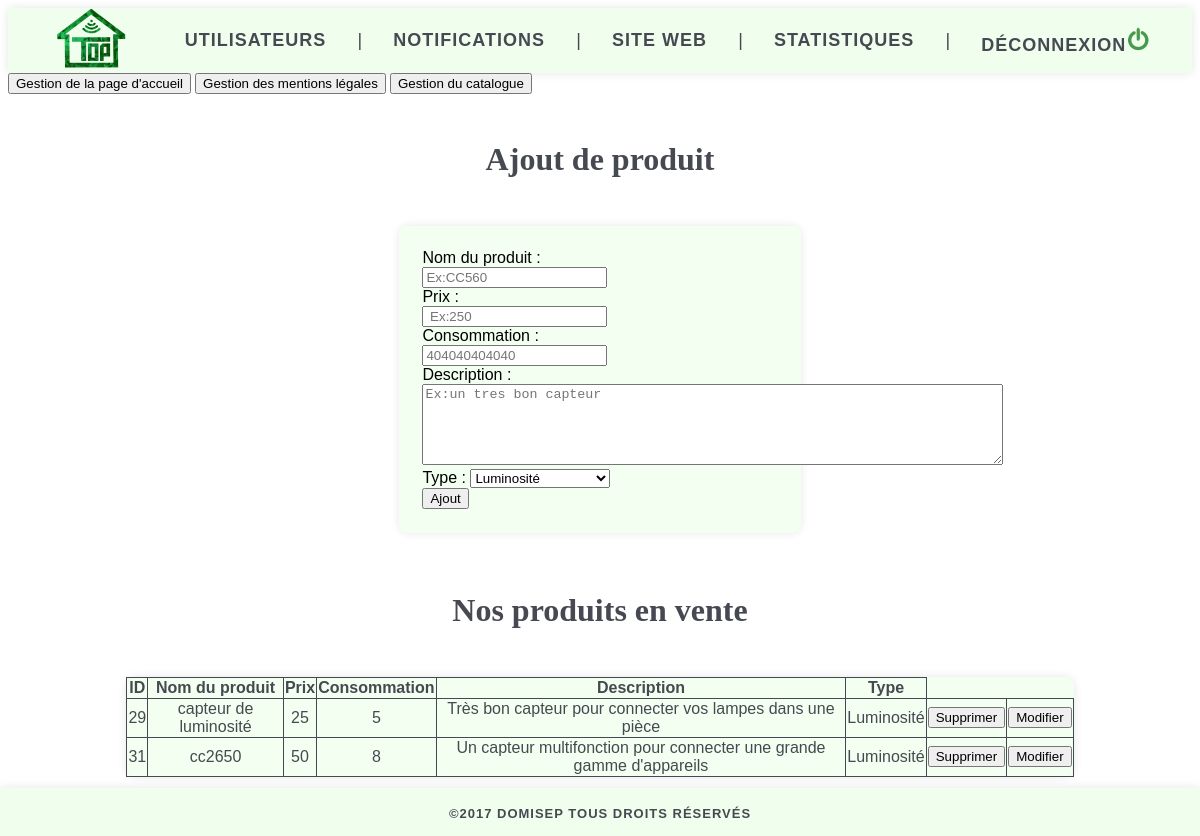
The app's page /index.php?page=admin_catalogue (signed in) with its own data.
### tables this page shows
CREATE TABLE `catalogue` (
  `ID` int(11) NOT NULL,
  `product_name` varchar(255) DEFAULT NULL,
  `price` int(11) DEFAULT NULL,
  `conso` int(11) DEFAULT NULL,
  `description` text,
  `ID_type` int(11) NOT NULL
);

CREATE TABLE `type_device` (
  `ID_type` int(11) NOT NULL,
  `Nom` text NOT NULL
);

### admin/model/admin_catalogue_model.php (the view, shortened to what this page needs)
 <?php
function get_device_category($bdd){
    $reponse = $bdd->query('SELECT * FROM type_device');
    while ($donnees=$reponse->fetch())
    {
        echo '<option value="'; echo $donnees['ID_type']; echo '">'; echo $donnees['Nom']; echo '</option>';
    }
function idtotype($bdd,$id){
    $reponse = $bdd->query("SELECT Nom FROM type_device WHERE ID_type = $id");
    while ($donnees = $reponse->fetch())
    {
    echo "<td>"; echo($donnees['Nom']); echo"</td>";
    }
}
function idtotype2($bdd,$id)
{
    $reponse = $bdd->query("SELECT Nom FROM type_device WHERE ID_type = $id");
}
function show_product($bdd){
    $reponse = $bdd->query('SELECT * FROM catalogue');
    while ($donnees = $reponse->fetch())
    {
        echo '<tr>
        <td>'; echo($donnees['ID']); echo'</td>
        <td>'; echo($donnees['product_name']); echo'</td>
        <td>'; echo($donnees['price']); echo '</td>
        <td>'; echo($donnees['conso']); echo '</td>
        <td>'; echo($donnees['description']); echo '</td>';
        idtotype($bdd,$donnees['ID_type']);
        echo '<td><form method="POST" action="">
        <label><input type="hidden" value="'; echo($donnees['ID']);echo'"  name="ID" id="text2" /></label>
        <input type="submit" value="Supprimer" name="supprimer"/>
        </form>
        </td>
        <td><form method="POST" action="">
        <label><input type="hidden" value="'; echo($donnees['product_name']);echo'"  name="product_name_modif" id="text2" /></label>
        <label><input type="hidden" value="'; echo($donnees['price']);echo'"  name="pricemodif" id="text2" /></label>
        <label><input type="hidden" value="'; echo($donnees['conso']);echo'"  name="consomodif" id="text2" /></label>
        <label><input type="hidden" value="'; echo($donnees['description']);echo'"  name="descriptionmodif" id="text2" /></label>
        <label><input type="hidden" value="'; idtotype2($bdd,$donnees['ID_type']);echo'"  name="ID_typemodif" id="text2" /></label>
        <label><input type="hidden" value="'; echo($donnees['ID']);echo'"  name="ID" id="text2" /></label>
        <input type="submit" value="Modifier" name="modifier"/>
		</form>
		</td>
        </tr>';
    }
}
}
?>

### functions/functions_general.php (shortened to what this page needs)
<?php
function head($page,$localisation){
    ?>
    <!DOCTYPE html>
    	<html>
    	<head>
    		<link rel='stylesheet' href='style.css' />
    	</head>
    	<body background='promo_website/images/wallpaper.png'>
<?php }?>
<?php
function header_1($statut)
{
    switch  ($statut)
    {
        case 'admin' :
            header_admin();
            break;
    }
}
?>
<?php
function endOfFile(){
    ?>
    </body>
    </html>
<?php }?>

### functions/functions_header.php (shortened to what this page needs)
<?php
function header_admin(){ ?>
<header class='code_header'>
	<div class="element_logo"><a href='index.php?page=admin_user_list'><img class = img src="promo_website/images/logopetit.png" alt="Logo" title="Logo"/></a></div>
    <div class="element_texte"><a href='index.php?page=admin_user_list'>Utilisateurs</a></div>
    <div class="element_texte">|</div>
    <div class="element_texte"><a href='index.php?page=admin_alert'>Notifications</a></div>
    <div class="element_texte">|</div>
    <div class="element_texte"><a href='index.php?page=admin_faq'>Site web</a></div>
    <div class="element_texte">|</div>
    <div class="element_texte"><a href='index.php?page=admin_statistics'>Statistiques</a></div>
    <div class="element_texte">|</div>
    <div class="element_texte"><a href='index.php?page=deconnection'>Déconnexion<img class = img src="promo_website/images/logout.png" alt="Log out" title="Log out"/></a></div>
</header>
<?php } ?>

### index.php (shortened to what this page needs)
<?php
$localisation="D:/MAMP/htdocs/soutenance finale/";
require ($localisation.'functions/functions_general.php');
require ($localisation.'functions/functions_header.php');
require ($localisation.'functions/functions_footer.php');
    head($_GET['page'],$localisation);
    header_1($_SESSION['statut']);
    switch ($_SESSION['statut']){
        case 'admin' :
            switch ($_GET['page'])
            {
        	   case 'admin_catalogue':
            	   require ($localisation.'admin/controller/admin_catalogue_controller.php');
            	   break;
            }
            break;
    }
footer($_SESSION['statut']);
endOfFile();

### admin/controller/admin_catalogue_controller.php (shortened to what this page needs)
<?php
require ($localisation.'admin/model/admin_catalogue_model.php');
if (isset($_POST['submit']))
    {
    add_product($bdd,(input_securisation($_POST['product_name'])),(input_securisation($_POST['price'])),(input_securisation($_POST['conso'])),(input_securisation($_POST['description'])),(input_securisation($_POST['type_device'])));
    require ($localisation.'admin/view/admin_catalogue_view.php');
    }
else
{
    if (isset($_POST['supprimer']))
    {
    del_product($bdd,(input_securisation($_POST['ID'])));
    require ($localisation.'admin/view/admin_catalogue_view.php');
    }
    else
    {
        if(isset($_POST['modifier']))
        {
            require ($localisation.'admin/view/admin_catalogue_modif_view.php');
        }
        else
        {
            if (isset($_POST['modifier2']))
            {
                modif_product($bdd,(input_securisation($_POST['ID'])),(input_securisation($_POST['product_namemodif'])),(input_securisation($_POST['pricemodif'])),(input_securisation($_POST['consomodif'])),(input_securisation($_POST['descriptionmodif'])),(input_securisation($_POST['type_device_modif'])));
                require ($localisation.'admin/view/admin_catalogue_view.php');
            }
            else
            {
                require ($localisation.'admin/view/admin_catalogue_view.php');
            }
        }
    }
}
?>

### admin/view/admin_catalogue_view.php
<a href="index.php?page=admin_homepage_management"><input type="button" value="Gestion de la page d'accueil"></a>
<a href="index.php?page=admin_mentions_legales"><input type="button" value='Gestion des mentions légales'></a>
<a href="index.php?page=admin_catalogue"><input type="button" value ='Gestion du catalogue'></a>
<h1 id='ajout_produit_titre'>Ajout de produit</h1>
    <div id='ajout_produit'>
        <form method='POST' action=''>
            <label>Nom du produit : <br><input type='text' name='product_name' class='product_name' placeholder='Ex:CC560'autofocus required maxlength=256/> </label><br>
            <label>Prix : <br><input type='tel' name='price' class='price' placeholder=' Ex:250'required/></label><br>
            <label>Consommation : <br><input type='tel'name='conso' class='conso' placeholder='404040404040' required maxlength=256/></label><br>
            <label>Description : <textarea rows='5' cols='70' name='description' class='description' placeholder='Ex:un tres bon capteur' required></textarea></label><br>
            <label>Type : <select id='type_device' name='type_device'>
            <?php get_device_category($bdd); ?>
            </select></label><br/>
            <label><input type='submit' name='submit' class='ajout' value='Ajout'/></label>
        </form>
    </div>
    <div id='montrer_produit'>
        <h1 id='montre_produit_titre'>Nos produits en vente</h1>
    <table id='table_produit'>
    <tr>
    <td><b>ID</b></td>
    <td><b>Nom du produit</b></td>
    <td><b>Prix</b></td>
    <td><b>Consommation</b></td>
    <td><b>Description</b></td>
    <td><b>Type</b></td>
    <?php show_product($bdd); ?>
    </table>
</div>

### functions/functions_footer.php (shortened to what this page needs)
<?php
function footer($statut){
    if ($statut=='admin')
        footer_admin();
    else
        footer_website();
}
function footer_website(){ ?>
<?php }
function footer_admin(){ ?>
<footer>
     <div id="conteneur-footer" style='display : center'>
       <div class="element_footer">©2017 <a href="#">Domisep</a> tous droits réservés </div>
   </div>
</footer>
<?php } ?>

### style.css (style rules this page uses)
.code_header { display: flex; justify-content: space-around; font-family: Helvetica, sans-serif; font-size: large; background-color: #F0FFED; box-shadow: 0 0 10px rgba(0, 0, 0, 0.1); color: #464951; align-items: center; }
.code_header div a { color: #464951; font-weight: 600; text-decoration: none; text-transform: uppercase; letter-spacing: 1px; }
#conteneur-footer { position: fixed; bottom : 0; left : 0; right : 0; display: flex; justify-content: space-around; font-family: Helvetica, sans-serif; font-size: small; background-color: #F0FFED; box-shadow: 0 0 10px rgba(0, 0, 0, 0.1); color: #464951; }
#conteneur-footer div { box-sizing: border-box; display: inline-block; font-weight: 600; padding: 18px 25px 15px; text-decoration: none; text-transform: uppercase; letter-spacing: 1px; }
#conteneur-footer div a { text-decoration: none; color: #464951 ; }
table { border-collapse: collapse; text-align : center ; width: 80%; background-color: rgba(240,255,237,0.80); border: 4px solid black inset; margin:auto; padding:2%; border-radius:10px; font-family: helvetica; box-shadow: 0 0 10px rgba(0, 0, 0, 0.1); color: #464951; margin-bottom: 5%; margin-top:4%; }
td, th { border: 1px solid black; }
#ajout_produit { width: 30%; background-color: rgba(240,255,237,0.80); border: 4px solid black inset; margin:auto; border-radius:10px; padding:2%; margin-top: 4%; font-family: helvetica; box-shadow: 0 0 10px rgba(0, 0, 0, 0.1); margin-bottom: 5%; }
.product_name { margin-left:auto; margin-top:auto; }
.price { margin-left:auto; margin-top:auto; }
.conso { margin-left:auto; margin-top:auto; }
.description { margin-left:auto; margin-top:auto; }
#ajout_produit_titre { margin-top:4%; margin-bottom: 4%; text-align: center; color: #464951; }
#montre_produit_titre { margin-top:4%; margin-bottom: 4%; text-align: center; color: #464951; }
td, th { border: thin solid #464951; }

### records on screen
catalogue: ID "29", product_name "capteur de luminosité", price "25", conso "5", description "Très bon capteur pour connecter vos lampes dans une pièce"
type_device: Nom "Luminosité"
catalogue: ID "31", product_name "cc2650", price "50", conso "8", description "Un capteur multifonction pour connecter une grande gamme d'appareils"

### other values on screen
form field type_device "Luminosité"
